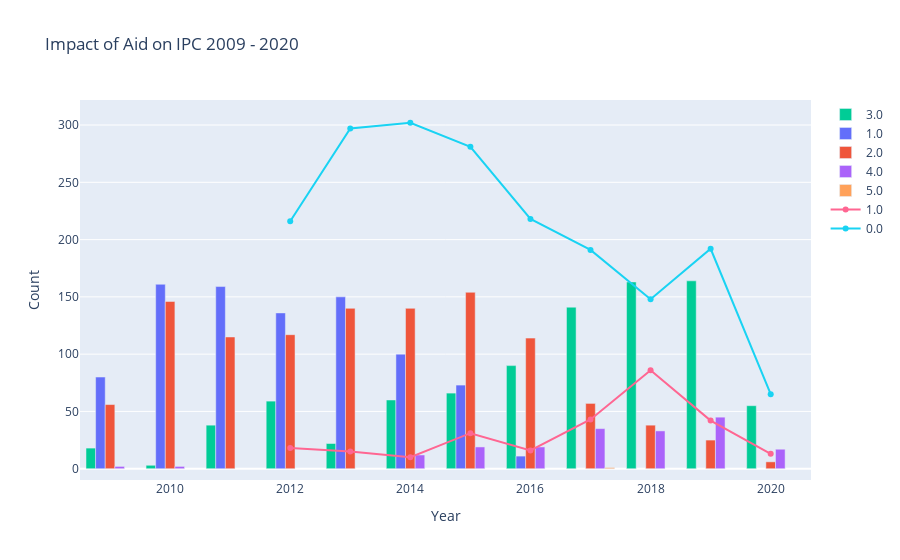

Source (notebook cell):
### Code cell
import plotly.graph_objects as go
# assign colors to type using a dictionary
colors = {'1.0':px.colors.qualitative.Plotly[0],
          '2.0':px.colors.qualitative.Plotly[1],
          '3.0':px.colors.qualitative.Plotly[2],
          '4.0':px.colors.qualitative.Plotly[3],
          '5.0':px.colors.qualitative.Plotly[4]}

colors_2 = {'0.0':px.colors.qualitative.Plotly[5],
          '1.0':px.colors.qualitative.Plotly[6]}

fig_comb = go.Figure()

for r in d['ipc'].unique():
    dfp = d[d['ipc']==r]
    fig_comb.add_traces(go.Bar(x=dfp['year'], y = dfp['count'], name=r,
                         marker_color=colors[r]))

for a in i['ha'].unique():
    dfp = i[i['ha']==a]
    fig_comb.add_traces(go.Scatter(x=dfp['year'], y = dfp['count'], name=a,
                         marker_color=colors_2[a]))

fig_comb.update_layout(
    title="Impact of Aid on IPC 2009 - 2020",
    xaxis_title="Year",
    yaxis_title="Count",
)

fig_comb.show()

### Figure 1 — Plotly figure (JSON) as saved in the notebook; plotly's stock layout.template omitted (floating-point values rounded to 4 significant figures)
{"data": [{"marker": {"color": "#00CC96"}, "name": "3.0", "type": "bar", "x": [2019, 2018, 2017, 2016, 2015, 2014, 2012, 2020, 2011, 2013, 2009, 2010], "y": [164, 163, 141, 90, 66, 60, 59, 55, 38, 22, 18, 3]}, {"marker": {"color": "#636EFA"}, "name": "1.0", "type": "bar", "x": [2010, 2011, 2013, 2012, 2014, 2009, 2015, 2016], "y": [161, 159, 150, 136, 100, 80, 73, 11]}, {"marker": {"color": "#EF553B"}, "name": "2.0", "type": "bar", "x": [2015, 2010, 2013, 2014, 2012, 2011, 2016, 2017, 2009, 2018, 2019, 2020], "y": [154, 146, 140, 140, 117, 115, 114, 57, 56, 38, 25, 6]}, {"marker": {"color": "#AB63FA"}, "name": "4.0", "type": "bar", "x": [2019, 2017, 2018, 2015, 2016, 2020, 2014, 2009, 2010], "y": [45, 35, 33, 19, 19, 17, 12, 2, 2]}, {"marker": {"color": "#FFA15A"}, "name": "5.0", "type": "bar", "x": [2017], "y": [1]}, {"marker": {"color": "#FF6692"}, "name": "1.0", "type": "scatter", "x": [2012, 2013, 2014, 2015, 2016, 2017, 2018, 2019, 2020], "y": [18, 15, 10, 31, 16, 43, 86, 42, 13]}, {"marker": {"color": "#19D3F3"}, "name": "0.0", "type": "scatter", "x": [2012, 2013, 2014, 2015, 2016, 2017, 2018, 2019, 2020], "y": [216, 297, 302, 281, 218, 191, 148, 192, 65]}], "layout": {"title": {"text": "Impact of Aid on IPC 2009 - 2020"}, "xaxis": {"title": {"text": "Year"}}, "yaxis": {"title": {"text": "Count"}}}}
